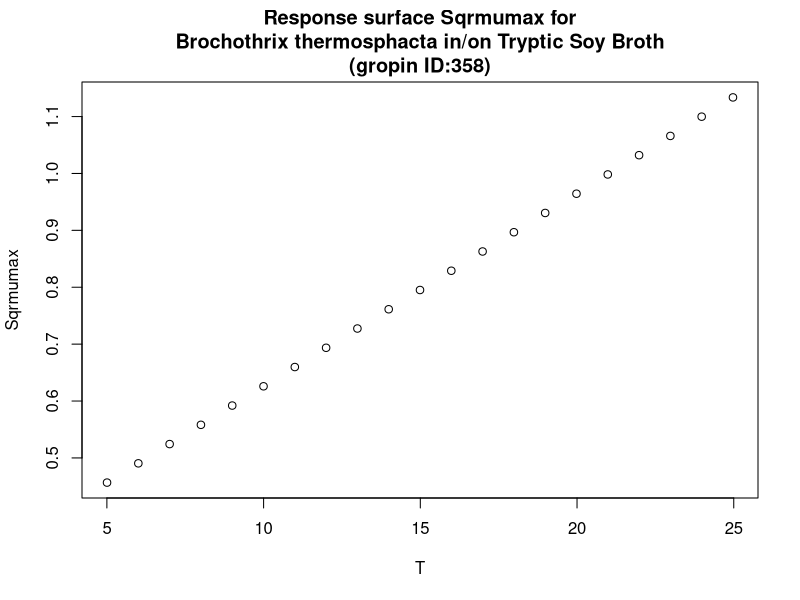

Recreate this plot in R.
#############################
# start of Parameter script
#############################
T <- seq(5.005,24.975024975025,length.out=21)
#############################
# end of Parameter script
#############################
############################# 
# start of Model script Gropin ID 358 
#############################
 
# constant coefficients for this model
 
variables <- data.frame(T)
argumentsPar <- expand.grid(variables)
 
# heart of the model
response_surface <- function(T) {
   mumax <-0.0339*T+0.287

return(mumax=mumax)
} 

# output parameters
responseSurface <- cbind(argumentsPar,response_surface(argumentsPar['T']))
colnames(responseSurface) <- c(colnames(argumentsPar),'Sqrmumax')
#############################
# End of Model script
#############################
############################# 
# start of Visualisation script Gropin ID 358 
#############################
plot(T,responseSurface$'Sqrmumax',xlab='T',
                          ylab='Sqrmumax',main='Response surface Sqrmumax for
Brochothrix thermosphacta in/on Tryptic Soy Broth
(gropin ID:358)')
#############################
# End of Visualisation script
#############################
